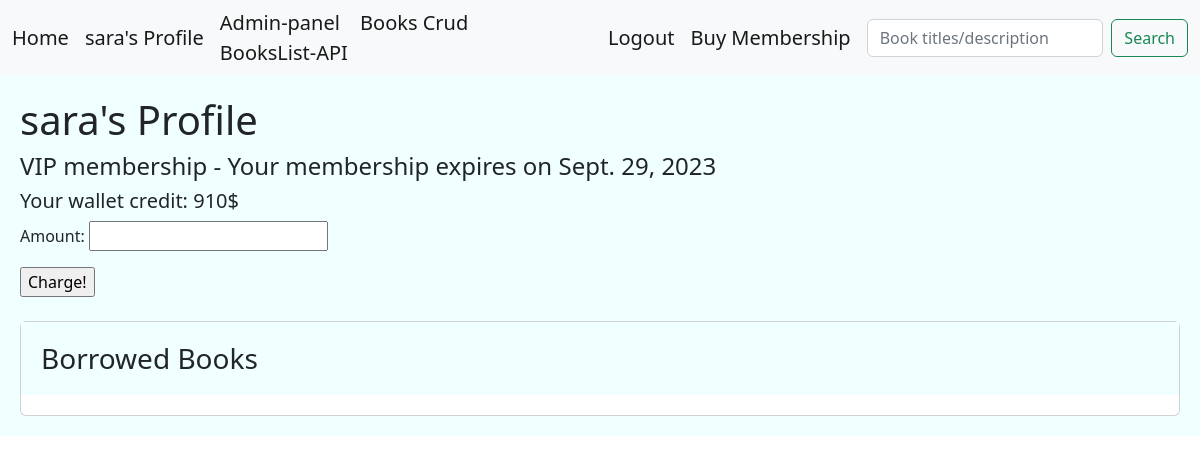
/users/14/ (signed in), run on an earlier commit of the app's database.
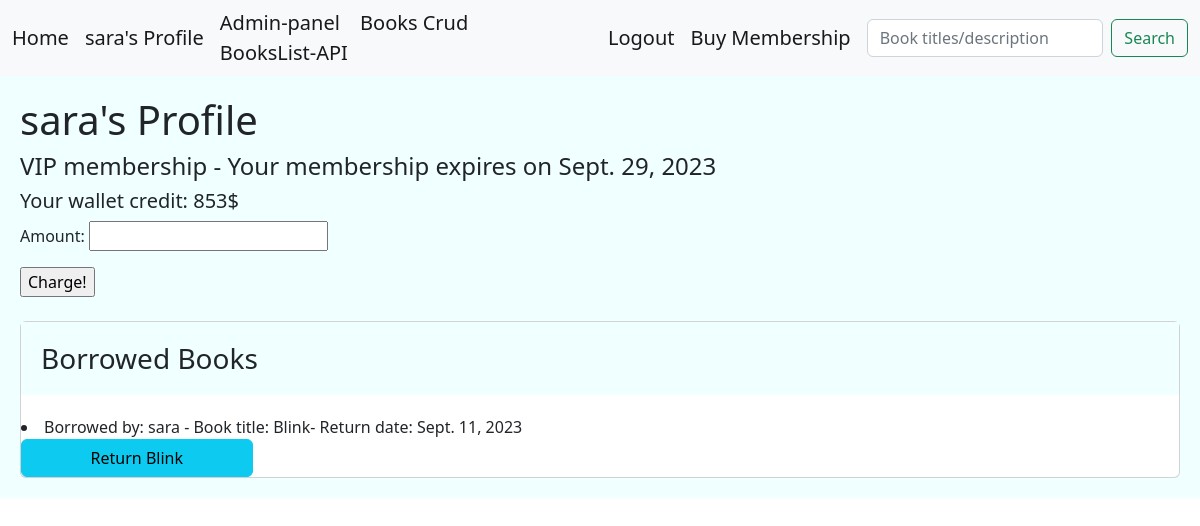
And on a later commit of the database.
### account/models.py (models this page shows, shortened)
class CustomUser(AbstractBaseUser):
    MEMBERSHIP_NORMAL = 'N'
    MEMBERSHIP_VIP = 'V'
    MEMBERSHIP_CHOICES = [
        (MEMBERSHIP_NORMAL,'Normal'),
        (MEMBERSHIP_VIP,'VIP'),
    ]
    full_name = models.CharField(max_length=100,unique=True,null=True)
    email = models.EmailField(unique=True)
    expiration_date = models.DateField(null=True)
    membership = models.CharField(max_length=1, choices= MEMBERSHIP_CHOICES, default= MEMBERSHIP_NORMAL)
    phone = models.CharField(max_length=11, unique=True, null=True)
    is_active = models.BooleanField(default=True)
    is_admin = models.BooleanField(default=False)
    wallet = models.PositiveIntegerField(default=0)
    objects = UserManager()
    USERNAME_FIELD = 'phone'
    REQUIRED_FIELDS = ['email','password','full_name',]
    def __str__(self):
        return self.email

### library/models.py (models this page shows, shortened)
class BorrowedBook(models.Model):
    user = models.ForeignKey(User, on_delete=models.CASCADE)
    book = models.ForeignKey(Books, on_delete=models.CASCADE)
    borrow_date = models.DateField()
    return_date = models.DateField(null=True, blank=True)
    date_check = models.BooleanField(default=False) #say how many days left

class Books(models.Model):
    title = models.CharField(max_length=100)
    description = models.TextField(null=True)
    price = models.DecimalField(max_digits=6 , decimal_places=2, default=0.00)
    shabak = models.CharField(max_length=150,null=True)
    copies_available = models.PositiveIntegerField(default=4)
    genre = models.ForeignKey('Genre', on_delete=models.SET_NULL, null=True)
    author = models.ForeignKey('Author', on_delete=models.SET_NULL, null=True)
    def __str__(self):
        return self.title

### library/views.py (the view, shortened to what this page needs)
# urls.py: path('users/<int:user_id>/',views.UserProfile.as_view(), name='user'),
class UserProfile(LoginRequiredMixin,View):
    template_class = 'library/user_profile.html'
    form_template = WalletChargeForm
    def dispatch(self, request,user_id):
        if user_id != request.user.id:
            messages.error(request, 'No cheating!', 'danger')
            return redirect('library:home')
        return super().dispatch(request, user_id)
    def get(self,request, user_id):
        user = User.objects.get(id=user_id)
        borrowed_books = BorrowedBook.objects.filter(user=user.id)
        form = self.form_template
        return render(request,self.template_class,{'borrowed_books': borrowed_books,'user':user,'form':form})

### library/templates/library/user_profile.html (shortened to what this page needs)
<!DOCTYPE html>
<html lang="en">
<head>
    <link href="https://cdn.jsdelivr.net/npm/bootstrap@5.2.0-beta1/dist/css/bootstrap.min.css" rel="stylesheet">
</head>
<body>
{% include 'include/navbar.html' %}
<div class="jumbotron">
    {% block content %} <H1> {{ user.full_name }}'s Profile</H1>
    {% if user.membership == 'V'%} <H4> VIP membership - Your membership expires on {{user.expiration_date}} </H4> {% else %} <H4> NORMAL membership </H4> {% endif%}
    <H5>  Your wallet credit: {{user.wallet}}$ </H5>
    <form action=" " method="post">
        {{ form.as_p }}
        <input type="submit" value="Charge!">
    </form>
    <br/>
    <div class="card">
        <h3 class="card-title jumbotron">Borrowed Books</h3>
    {% for i in borrowed_books %}
    <li> Borrowed by: {{i.user.full_name}} - Book title: {{i.book}}- Return date: {{i.return_date}}</li>
    <a class="btn btn-info" style="width: 20%;" href="{% url 'library:return' i.id  %}" >Return {{i.book}}</a>
    {% endfor %}
    {% endblock %}
</div>
</body>
</html>

### templates/include/navbar.html (shortened to what this page needs)
<nav class="navbar navbar-expand-lg bg-light">
    <div class="container-fluid">
      <a class="navbar-brand" href=" {% url 'library:home' %} ">Home</a>
      {% if request.user.is_authenticated %}
        <a class="navbar-brand" aria-current="page" href="{% url 'library:user' request.user.id %}">{{request.user.full_name}}'s Profile</a>
      {% endif %}
      <div class="collapse navbar-collapse" id="navbarSupportedContent">
        <ul class="navbar-nav me-auto mb-2 mb-lg-0">
          <li class="nav-item">
            <a class="navbar-brand" aria-current="page" href="http://127.0.0.1:8000/admin">Admin-panel</a>
            <a class="navbar-brand" aria-current="page" href="{% url 'library:bcrud' 0 %}">Books Crud</a>
            <a class="navbar-brand" aria-current="page" href="{% url 'library:bookapi' %}">BooksList-API</a>
          </li>
        </ul>
      {% if request.user.is_authenticated %}
        <a class="navbar-brand" href=" {% url 'account:User_Logout' %} ">Logout</a>
      {% endif %}
      <a class="navbar-brand" href=" {% url 'library:sub' %} ">Buy Membership</a>
      <form class="d-flex" role="search" method="GET" action="{% url 'library:search' %}">
        <input class="form-control me-2" type="search" placeholder="Book titles/description" aria-label="Search" name="search_input">
        <button class="btn btn-outline-success" type="submit">Search</button>
      </form>
      </div>
    </div>
  </nav>

What changed in the data, as far as the page shows it:
changed CustomUser "sara": wallet "910" → "853"
added BorrowedBook: user.full_name "sara", book "Blink", return_date "Sept. 11, 2023"
